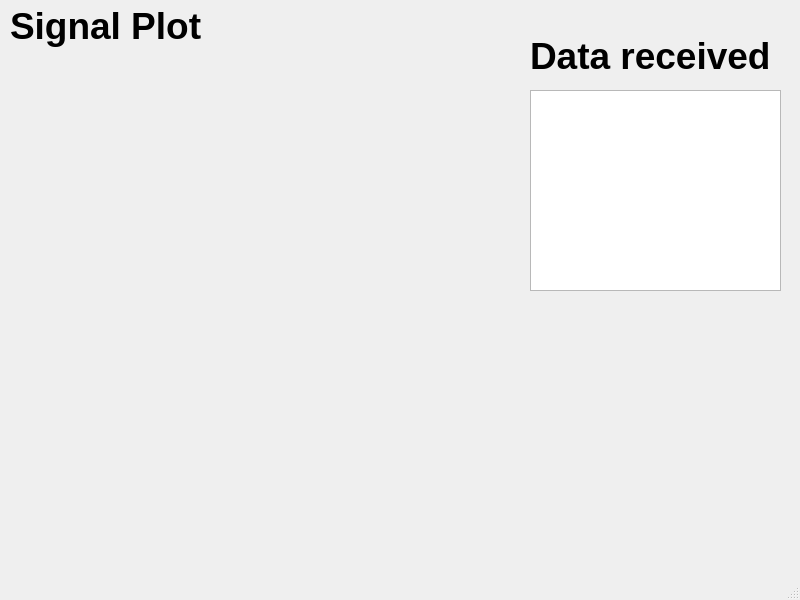
<?xml version="1.0" encoding="UTF-8"?>
<ui version="4.0">
 <class>MainWindow</class>
 <widget class="QMainWindow" name="MainWindow">
  <property name="geometry">
   <rect>
    <x>0</x>
    <y>0</y>
    <width>800</width>
    <height>600</height>
   </rect>
  </property>
  <property name="windowTitle">
   <string>MainWindow</string>
  </property>
  <widget class="QWidget" name="centralwidget">
   <widget class="QLabel" name="label">
    <property name="geometry">
     <rect>
      <x>10</x>
      <y>0</y>
      <width>191</width>
      <height>51</height>
     </rect>
    </property>
    <property name="font">
     <font>
      <pointsize>28</pointsize>
      <bold>true</bold>
     </font>
    </property>
    <property name="text">
     <string>Signal Plot</string>
    </property>
   </widget>
   <widget class="QCustomPlot" name="customplot" native="true">
    <property name="geometry">
     <rect>
      <x>30</x>
      <y>50</y>
      <width>481</width>
      <height>241</height>
     </rect>
    </property>
   </widget>
   <widget class="QTextEdit" name="textEdit">
    <property name="geometry">
     <rect>
      <x>530</x>
      <y>90</y>
      <width>251</width>
      <height>201</height>
     </rect>
    </property>
   </widget>
   <widget class="QLabel" name="data_reiceived">
    <property name="geometry">
     <rect>
      <x>530</x>
      <y>30</y>
      <width>241</width>
      <height>51</height>
     </rect>
    </property>
    <property name="font">
     <font>
      <pointsize>28</pointsize>
      <bold>true</bold>
     </font>
    </property>
    <property name="text">
     <string>Data received</string>
    </property>
   </widget>
  </widget>
  <widget class="QMenuBar" name="menubar">
   <property name="geometry">
    <rect>
     <x>0</x>
     <y>0</y>
     <width>800</width>
     <height>21</height>
    </rect>
   </property>
  </widget>
  <widget class="QStatusBar" name="statusbar"/>
 </widget>
 <customwidgets>
  <customwidget>
   <class>QCustomPlot</class>
   <extends>QWidget</extends>
   <header location="global">qcustomplot.h</header>
   <container>1</container>
  </customwidget>
 </customwidgets>
 <resources/>
 <connections/>
</ui>
